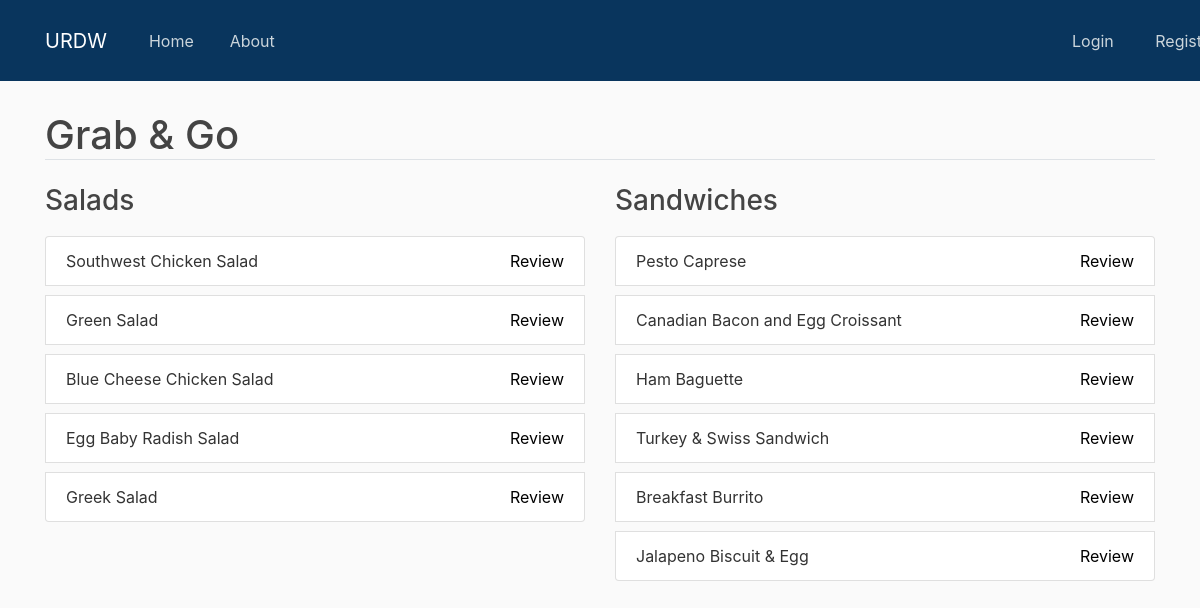
The app's page /dininghall/1 with its own data.
### urdine/models.py (models this page shows, shortened)
class Hall(db.Model):
    id = db.Column(db.Integer, primary_key=True)
    name = db.Column(db.String(40), nullable=False)
    station = db.relationship('Station', backref='station',
                              lazy=True)

class Station(db.Model):
    id = db.Column(db.Integer, primary_key=True)
    name = db.Column(db.String(55), nullable=False)
    hall_id = db.Column(db.Integer, db.ForeignKey('hall.id'), nullable=False)
    food = db.relationship('Food', backref='item',
                           lazy=True)
    def __repr__(self) -> str:
        return f"Station('{self.name}')"

class Food(db.Model):
    id = db.Column(db.Integer, primary_key=True)
    name = db.Column(db.String(55), nullable=False)
    image_file = db.Column(db.Text, nullable=False)
    station_id = db.Column(db.Integer, db.ForeignKey(
        'station.id'), nullable=False)
    post = db.relationship('Post', backref='review',
                           lazy=True)

### urdine/posts/routes.py (the view)
@posts.route('/dininghall/<int:hall_id>')
def go_to_hall(hall_id: int):
    hall = Hall.query.get_or_404(hall_id)
    print(hall.name, hall.station)
    return render_template('dining_hall.html', hall_name=hall.name, stations=hall.station)

### urdine/templates/dining_hall.html
{% extends 'layout.html' %}
{% block content %}
<h1 class='mt-4 mb-4 border-bottom'>{{hall_name}}</h1>
<section>
  <div class="row" style="padding-bottom: 40px;">
    {% for station in stations %}
    <div class="col-6">
      <h3>{{station.name}}</h3>
      <ul class="list-group list-group-horizontal">
        {% for food in station.food %}
        <li class="list-group-item alignleft">{{food.name}}<a href="{{url_for('posts.review_food', food_id=food.id)}}"
            class="alignright"> Review</a></li>
        {% endfor %}
      </ul>
    </div>
    {% endfor %}
  </div>
</section>
{% endblock %}

### urdine/templates/layout.html (shortened to what this page needs)
<!DOCTYPE html>
<html lang="en">
<head>
  <link rel="stylesheet" href="https://maxcdn.bootstrapcdn.com/bootstrap/4.0.0/css/bootstrap.min.css"
 />
  <link rel="stylesheet" type="text/css" href="{{ url_for('static', filename='index.css') }}" />
</head>
<body>
  <header class="site-header">
    <nav class="navbar navbar-expand-md navbar-dark bg-steel fixed-top">
      <div class="container">
        <a class="navbar-brand mr-4" href="{{url_for('main.home')}}">URDW</a>
        <div class="collapse navbar-collapse" id="navbarToggle">
          <div class="navbar-nav mr-auto">
            <a class="nav-item nav-link" href="{{url_for('main.home')}}">Home</a>
            <a class="nav-item nav-link" href="{{url_for('main.about')}}">About</a>
          </div>
          <div class="navbar-nav">
            {% if current_user.is_authenticated %}
            <a class="nav-item nav-link" href="{{url_for('users.account')}}">Account</a>
            <a class="nav-item nav-link" href="{{url_for('users.logout')}}">Logout</a>
            {% else %}
            <a class="nav-item nav-link" href="{{url_for('users.login')}}">Login</a>
            <a class="nav-item nav-link" href="{{url_for('users.register')}}">Register</a>
            {% endif %}
          </div>
        </div>
      </div>
    </nav>
  </header>
  <main role="main" class="container">
    <div class='content' style="margin-top: 10%;">
       {% block content %}{%endblock%}
    </div>
  </main>
</body>
</html>

### urdine/static/index.css (style rules this page uses)
body { background: #fafafa; color: #333333; margin-top: 6rem; }
h1, h2, h3, h4, h5, h6 { color: #444444; }
li { margin: 10px 0; }
li a { color: black; }
.bg-steel { background-color: #09355d; }
nav { margin-bottom: 10%; }
.site-header .navbar-nav .nav-link { padding: 20%; color: #cbd5db; }
.alignleft { float: left; }
.alignright { float: right; }

### records on screen
Hall: name "Grab & Go"
Station: name "Salads"
Food: name "Southwest Chicken Salad"
Food: name "Green Salad"
Food: name "Blue Cheese Chicken Salad"
Food: name "Egg Baby Radish Salad"
Food: name "Greek Salad"
Station: name "Sandwiches"
Food: name "Pesto Caprese"
Food: name "Canadian Bacon and Egg Croissant"
Food: name "Ham Baguette"
Food: name "Turkey & Swiss Sandwich"
Food: name "Breakfast Burrito"
Food: name "Jalapeno Biscuit & Egg"
